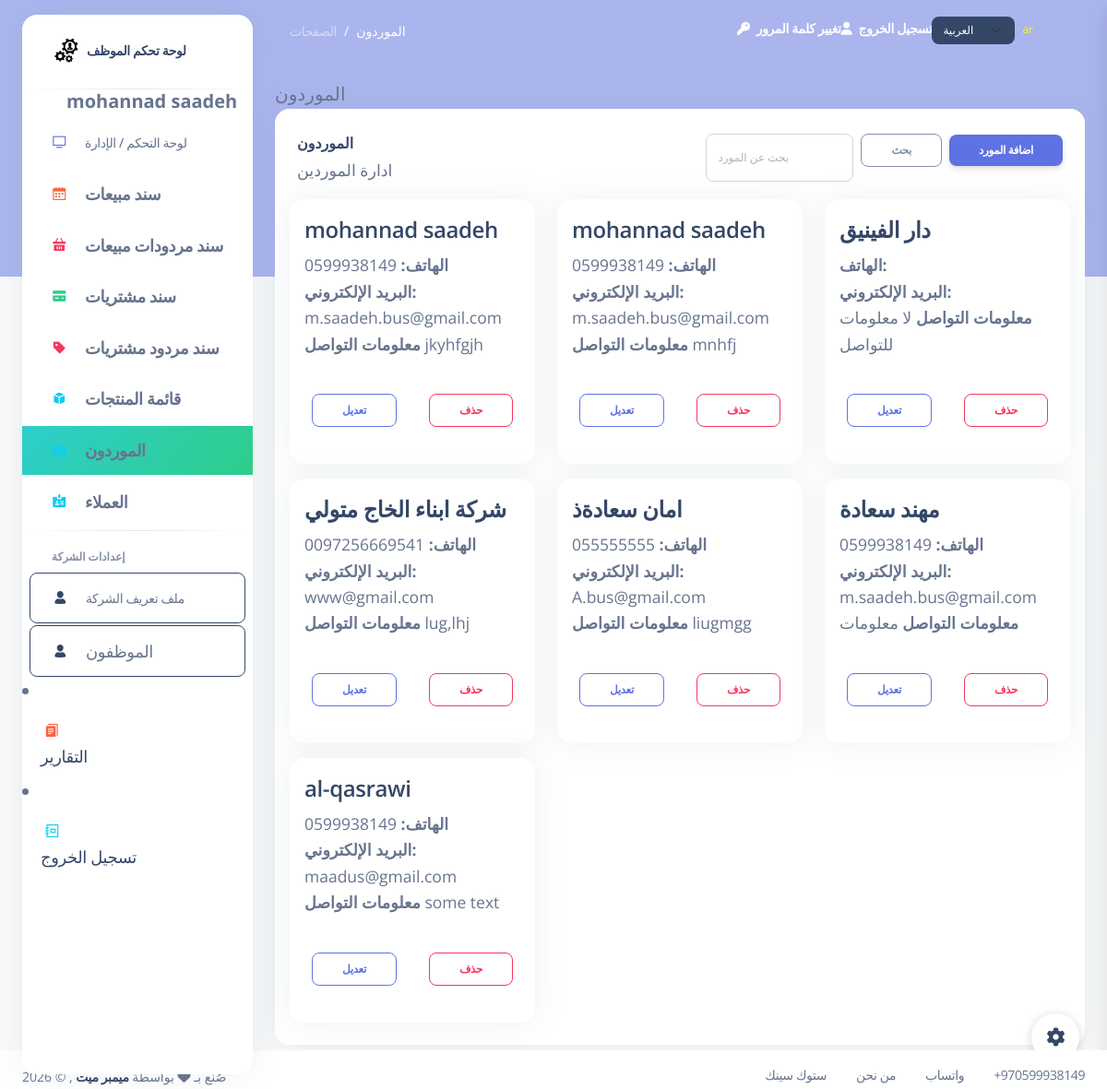
Page /suppliers (signed in) on the earlier database version.
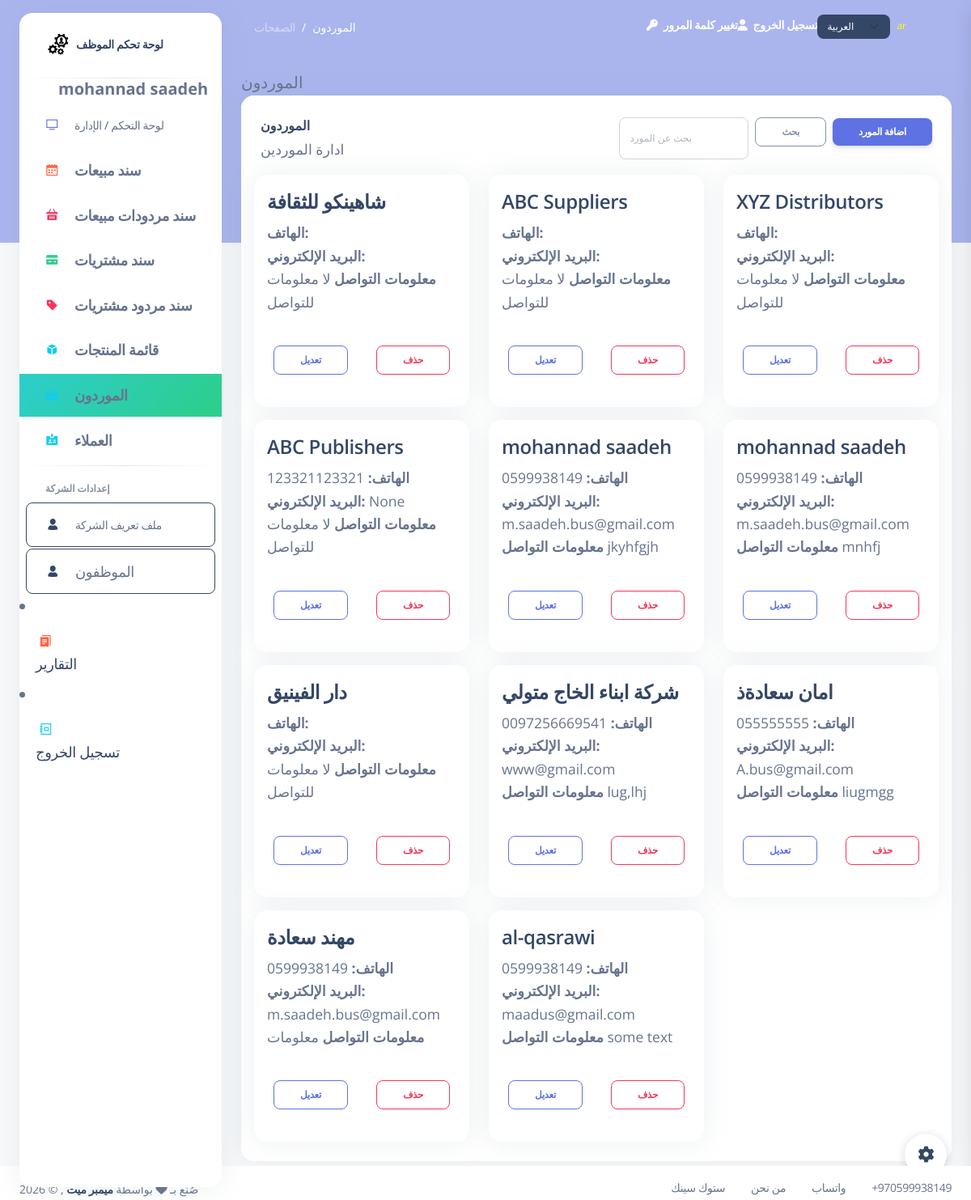
Same page on the later database version.
### my_app/models.py (models this page shows, shortened)
class Supplier(models.Model):
    name = models.CharField(max_length=255)
    phone = models.CharField(max_length=20 , null=True )
    email = models.EmailField(max_length=255, null=True )
    contact_info = models.TextField(null=True) # address, notes, etc.
    created_at = models.DateTimeField(auto_now_add=True)
    updated_at = models.DateTimeField(auto_now=True)

### my_app/views.py (the view, shortened to what this page needs)
# urls.py: path('suppliers', views.display_suppliers, name='suppliers_list'),
def display_suppliers(request):
    if 'employee_id' not in request.session:
        return redirect('/index')
    q = request.GET.get('q', '').strip()
    suppliers_qs = models.Supplier.objects.all()
    suppliers_qs = suppliers_qs.order_by('-created_at')
    page_number = request.GET.get('page')
    paginator = Paginator(suppliers_qs, 12)
    suppliers_page = paginator.get_page(page_number)
    context = {
        'suppliers': suppliers_page,
        'employee': models.get_employee_by_id(request.session['employee_id']),
        'suppliers_paginator': paginator,
    }
    return render(request, 'suppliers.html', context)

### my_app/models.py (called while the page is built)
def get_employee_by_id(id):
    return Employee.objects.get(id=id)

### my_app/templates/suppliers.html (shortened to what this page needs)
{% extends 'layouts/base.html' %}
{% load i18n %}
{% block content %}
{% block page_name %}{% trans "Suppliers" %}{% endblock %}
<div class="row">
  <div class="col-12">
    <div class="card mb-4">
      <div class="card-header d-flex align-items-center justify-content-between pb-0">
        <div>
          <h6 class="mb-0">{% trans "Suppliers" %}</h6>
          <small class="text-muted">{% trans "Manage your suppliers" %}</small>
        </div>
        <div class="d-flex gap-2 align-items-center">
          <form method="get" action="" class="d-flex" role="search">
            <input name="q" class="form-control form-control-sm" type="search" placeholder="{% trans "Search suppliers" %}" aria-label="{% trans "Search" %}" value="{{ request.GET.q }}">
            <button class="btn btn-sm btn-outline-secondary ms-2" type="submit">{% trans "Search" %}</button>
          </form>
          <button class="btn btn-sm btn-primary" data-bs-toggle="modal" data-bs-target="#addSupplierModal">{% trans "Add Supplier" %}</button>
        </div>
      </div>
      <div class="card-body px-3 pt-3 pb-2">
        <div class="row">
          {% if suppliers %}
            {% for sup in suppliers %}
            <div class="col-md-4 col-sm-6 mb-3">
              <div class="card h-100">
                <div class="card-body">
                  <h4 class="card-title"><a href="/suppliers/{{ sup.id }}/">{{ sup.name }}</a></h4>
                  <p class="card-text small text-muted">
                    <strong>{% trans "Phone:" %}</strong> {{ sup.phone }}<br />
                    <strong>{% trans "Email:" %}</strong> {{ sup.email }}<br />
                    <strong>{% trans "Contact Info:" %}</strong> {{ sup.contact_info|default:_('No contact info') }}
                  </p>
                </div>
                <div class="card-footer d-flex justify-content-between">
                  <a href="/suppliers/{{ sup.id }}/edit" class="btn btn-sm btn-outline-primary">{% trans "Edit" %}</a>
                  <form method="post" action="/suppliers/{{ sup.id }}/delete" onsubmit="return confirm('{% trans "Are you sure you want to delete this supplier?" %}');">
                    <button type="submit" class="btn btn-sm btn-outline-danger">{% trans "Delete" %}</button>
                  </form>
                </div>
              </div>
            </div>
            {% endfor %}
          {% else %}
            <div class="col-12">
              <div class="alert alert-info">{% trans "No suppliers found." %}</div>
            </div>
          {% endif %}
        </div>
      </div>
    </div>
  </div>
</div>
{% endblock content %}

Differences in the rows shown:
added Supplier: name "شاهينكو للثقافة", contact_info "لا معلومات للتواصل"
added Supplier: name "ABC Suppliers", contact_info "لا معلومات للتواصل"
added Supplier: name "XYZ Distributors", contact_info "لا معلومات للتواصل"
added Supplier: name "ABC Publishers", phone "123321123321", email "None", contact_info "لا معلومات للتواصل"
